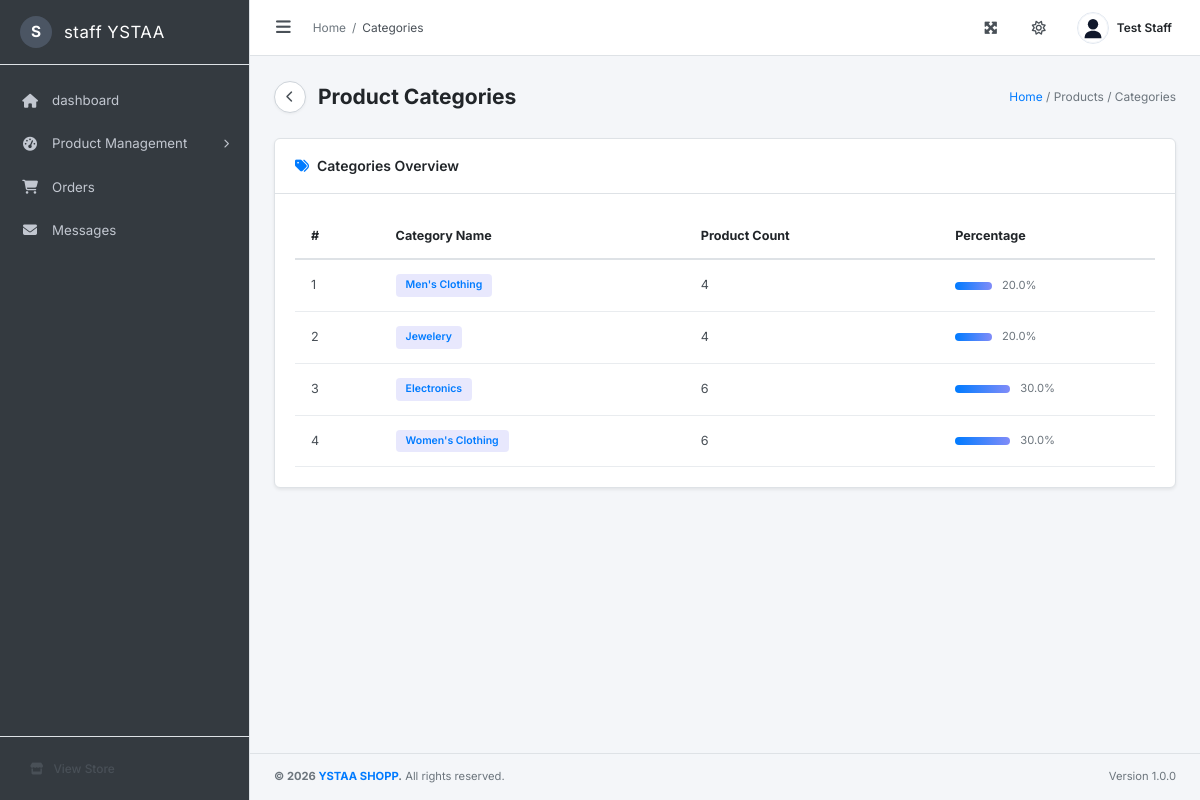
Page /admin/categories (signed in) on the committed database.
### models/user.py (models this page shows, shortened)
class User(db.Model):
    __tablename__ = 'users'
    id = db.Column(db.Integer, primary_key=True)
    username = db.Column(db.String(80), unique=True, nullable=False)
    email = db.Column(db.String(120), unique=True, nullable=False)
    password = db.Column(db.String(255), nullable=False)
    phone_number = db.Column(db.String(20), nullable=True)
    role = db.Column(db.String(20), default='customer')
    name = db.Column(db.String(80), nullable=True)
    profile_image = db.Column(db.String(255), default='no-profile.png')
    create_at = db.Column(db.DateTime, default=datetime.utcnow)
    @property
    def image(self):
        return self.profile_image

### models/product.py (models this page shows, shortened)
class Product(db.Model):
    __tablename__ = 'products'
    id = db.Column(db.Integer, primary_key=True, autoincrement=True)
    title = db.Column(db.String(255), nullable=False)
    price = db.Column(db.Float, nullable=False)
    description = db.Column(db.Text, nullable=True)
    category = db.Column(db.String(100), nullable=False)
    image = db.Column(db.String(500), nullable=True)
    rating_rate = db.Column(db.Float, default=4.0)
    rating_count = db.Column(db.Integer, default=0)

### admin/category.py (the view)
@category_bp.route('/categories')
@admin_required
def admin_categories():
    products = Product.query.all()
    categories = {}
    for p in products:
        cat = p.category or 'uncategorized'
        categories[cat] = categories.get(cat, 0) + 1
    return render_template('admin/categories.html', categories=categories, total_products=len(products))

### admin/dashboard.py (called while the page is built)
def admin_required(f):
    @wraps(f)
    def decorated_function(*args, **kwargs):
        username = session.get('username')
        role = session.get('user_role')
        if not username:
            flash("Please log in to access the admin panel.", "error")
            return redirect(url_for('admin_login'))
        if role == 'Super Administrator':
            return f(*args, **kwargs)
        user = User.query.filter_by(username=username).first()
        if not user or user.role not in ['admin', 'staff']:
            flash("Access denied. Admin or Staff privileges required.", "error")
            return redirect(url_for('customer.home'))
        return f(*args, **kwargs)
    return decorated_function

### app.py (called while the page is built, shortened)
@app.context_processor
def utility_processor():
    orig_url_for = url_for
    def custom_url_for(endpoint, **values):
        target = ENDPOINT_ALIASES.get(endpoint, endpoint)
        if target.startswith('admin_user.'):
            target = target.replace('admin_user.', 'admin.', 1)
        try:
            return orig_url_for(target, **values)
        except Exception:
            pass
    return dict(url_for=custom_url_for)

### templates/admin/categories.html (shortened to what this page needs)
{% extends "admin/layout.html" %}
{% block breadcrumb %}Categories{% endblock %}
{% block page_title %}Product Categories{% endblock %}
{% block page_breadcrumb %}Products / Categories{% endblock %}
{% block content %}
<div class="card">
    <div class="card-header">
        <h3 class="card-title"><i class="fas fa-tags"></i> Categories Overview</h3>
    </div>
    <div class="card-body">
        <div class="table-responsive">
            <table class="admin-table">
                <thead>
                    <tr>
                        <th>#</th>
                        <th>Category Name</th>
                        <th>Product Count</th>
                        <th>Percentage</th>
                    </tr>
                </thead>
                <tbody>
                    {% for category, count in categories.items() %}
                    <tr>
                        <td>{{ loop.index }}</td>
                        <td><span class="badge badge-primary">{{ category | title }}</span></td>
                        <td>{{ count }}</td>
                        <td>
                            <div class="category-bar-inline">
                                <div class="category-bar-fill" style="width: {{ (count / total_products * 100)|round(1) if total_products > 0 else 0 }}%"></div>
                                <span>{{ (count / total_products * 100)|round(1) if total_products > 0 else 0 }}%</span>
                            </div>
                        </td>
                    </tr>
                    {% endfor %}
                </tbody>
            </table>
        </div>
    </div>
</div>
{% endblock %}

### templates/admin/layout.html (shortened to what this page needs)
<!DOCTYPE html>
<html lang="en">
<head>
    <link rel="stylesheet" href="https://cdnjs.cloudflare.com/ajax/libs/font-awesome/6.5.0/css/all.min.css">
    <link rel="stylesheet" href="{{ url_for('static', filename='css/admin.css') }}">
</head>
<body>
    <aside class="sidebar" id="sidebar">
        <div class="sidebar-brand">
            <div class="sidebar-logo-circle">
                <span>{{ 'S' if (logged_in_user_role == 'staff' or session.get('user_role') == 'staff') else 'A' }}</span>
            </div>
            <span class="sidebar-brand-text">{{ 'staff YSTAA' if (logged_in_user_role == 'staff' or session.get('user_role') == 'staff') else 'admin YSTAA' }}</span>
        </div>
        <nav class="sidebar-nav">
            <ul class="sidebar-menu">
                <li class="sidebar-menu-item {% if request.endpoint == 'admin_dashboard' %}active{% endif %}">
                    <a href="{{ url_for('admin_dashboard') }}" class="sidebar-menu-link">
                        <i class="fas fa-home"></i>
                        <span>dashboard</span>
                    </a>
                </li>
                <li class="sidebar-menu-item has-submenu {% if request.endpoint in ['admin_products', 'admin_add_product', 'admin_edit_product', 'admin_categories'] %}active open{% endif %}">
                    <a href="#" class="sidebar-menu-link submenu-toggle">
                        <i class="fas fa-tachometer-alt"></i>
                        <span>Product Management</span>
                        <i class="fas fa-chevron-right submenu-arrow"></i>
                    </a>
                </li>
                <li class="sidebar-menu-item {% if request.endpoint == 'admin_orders' %}active{% endif %}">
                    <a href="{{ url_for('admin_orders') }}" class="sidebar-menu-link">
                        <i class="fas fa-shopping-cart"></i>
                        <span>Orders</span>
                    </a>
                </li>
                <li class="sidebar-menu-item {% if request.endpoint == 'admin_contacts' %}active{% endif %}">
                    <a href="{{ url_for('admin_contacts') }}" class="sidebar-menu-link">
                        <i class="fas fa-envelope"></i>
                        <span>Messages</span>
                    </a>
                </li>
            </ul>
        </nav>
        <div class="sidebar-footer">
            <a href="{{ url_for('home') }}" class="sidebar-footer-link">
                <i class="fas fa-store"></i>
                <span>View Store</span>
            </a>
        </div>
    </aside>
    <div class="main-wrapper" id="main-wrapper">
        <header class="topbar">
            <div class="topbar-left">
                <button class="sidebar-toggle" id="sidebar-toggle">
                    <i class="fas fa-bars"></i>
                </button>
                <div class="breadcrumb-nav">
                    <span class="breadcrumb-item"><a href="{{ url_for('admin_dashboard') }}">Home</a></span>
                    <span class="breadcrumb-sep">/</span>
                    <span class="breadcrumb-item active">{% block breadcrumb %}Dashboard{% endblock %}</span>
                </div>
            </div>
            <div class="topbar-right">
                <div class="topbar-icon" title="Fullscreen" id="fullscreen-btn">
                    <i class="fas fa-expand-arrows-alt"></i>
                </div>
                <div class="topbar-icon" title="Theme">
                    <i class="far fa-sun"></i>
                </div>
                <div class="topbar-user-menu" id="user-menu-toggle">
                    {% if logged_in_user_pic and 'no-profile' not in logged_in_user_pic %}
                    <img src="{{ logged_in_user_pic }}" alt="Avatar" class="topbar-avatar" onerror="this.onerror=null; this.src='/static/img/default-avatar.svg';">
                    {% else %}
                    <img src="{{ url_for('static', filename='img/default-avatar.svg') }}" alt="Avatar" class="topbar-avatar" style="background: #ffffff; border: 1px solid #e2e8f0;">
                    {% endif %}
                    <span class="topbar-username">{{ logged_in_user_display_name if logged_in_user_display_name else 'Alexander Pierce' }}</span>
                </div>
            </div>
        </header>
        <div class="content-area">
            <div class="page-header">
                <div class="page-title-container">
                    <a href="javascript:history.back()" class="btn-page-back" id="global-back-btn" title="Go Back">
                        <i class="fas fa-chevron-left"></i>
                    </a>
                    <h1 class="page-title">{% block page_title %}Dashboard{% endblock %}</h1>
                </div>
                <div class="page-breadcrumb">
                    <a href="{{ url_for('admin_dashboard') }}">Home</a> /
                    <span>{% block page_breadcrumb %}Dashboard{% endblock %}</span>
                </div>
            </div>
            {% block content %}{% endblock %}
        </div>
        <footer class="admin-footer">
            <div class="footer-left">
                <strong>&copy; 2026 <a href="{{ url_for('home') }}">YSTAA SHOPP</a>.</strong> All rights reserved.
            </div>
            <div class="footer-right">
                <span>Version 1.0.0</span>
            </div>
        </footer>
    </div>
</body>
</html>

### rows in the picture
User: role "S", role "staff YSTAA", name "Test Staff"
Product: category "Men's Clothing", count "4", value "20.0"
Product: category "Jewelery", count "4", value "20.0"
Product: category "Electronics", count "6", value "30.0"
Product: category "Women's Clothing", count "6", value "30.0"
